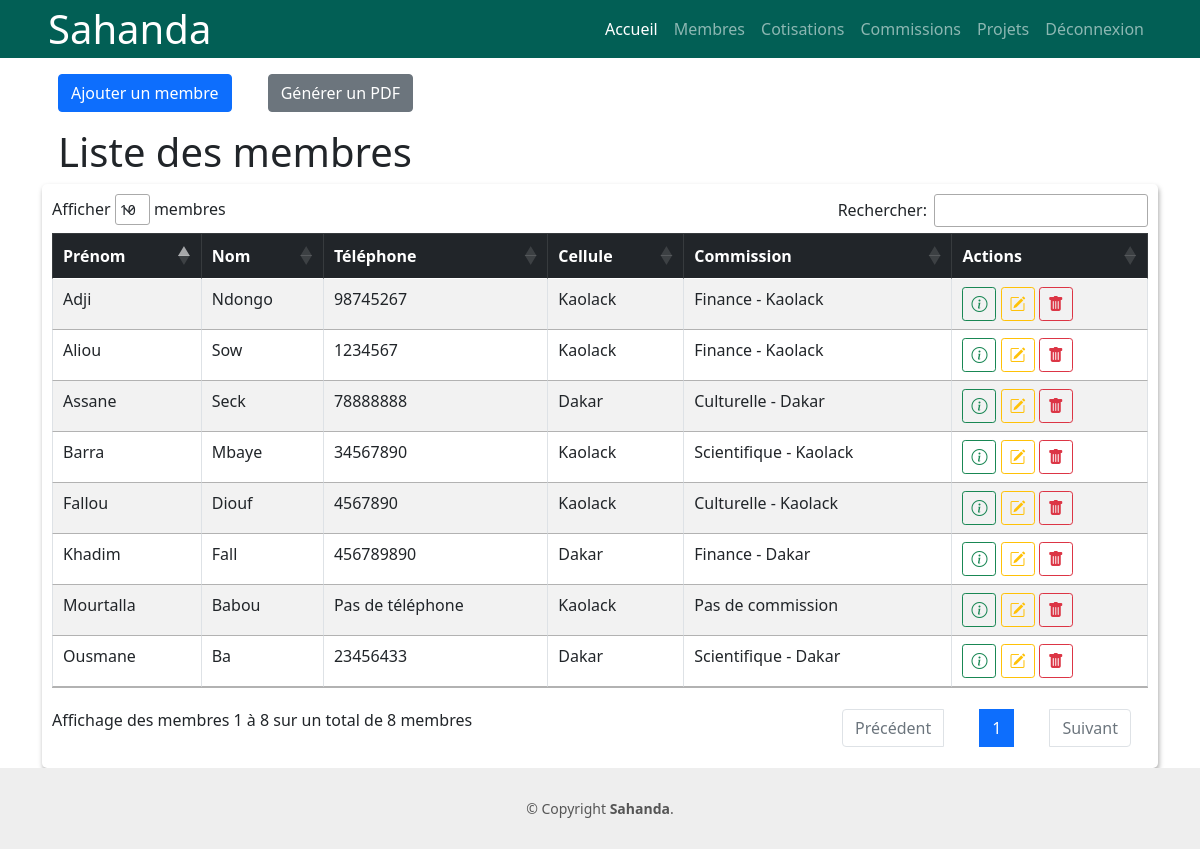
/membres/ (signed in), run on the app's committed database.
### sahanda_app/models.py (models this page shows, shortened)
class Membre(models.Model):
    nom = models.CharField(max_length=100)
    prenom = models.CharField(max_length=100)
    cellule = models.ForeignKey(Cellule, on_delete=models.CASCADE)
    telephone = models.CharField(max_length=20, null=True, blank=True)
    commission = models.ForeignKey(Commission, on_delete=models.SET_NULL, null=True, blank=True)

class Cellule(models.Model):
    nom = models.CharField(max_length=255)
    def __str__(self):
        return self.nom

class Commission(models.Model):
    nom = models.CharField(max_length=100)
    cellule = models.ForeignKey(Cellule, on_delete=models.SET_NULL, null=True, blank=True, related_name='commissions_cellule')
    responsable = models.ForeignKey('Membre', on_delete=models.SET_NULL, null=True, blank=True, related_name='commissions_responsable')
    description = models.TextField(blank=True)
    def __str__(self):
        return self.nom

### sahanda_app/views.py (the view)
# urls.py: path('membres/', MembreListView.as_view(), name='membres'),
class MembreListView(LoginRequiredMixin, ListView):
    model = Membre
    context_object_name = 'membres'
    template_name = 'membres/membre_list.html'

### templates/membres/membre_list.html
{% extends 'base.html' %}
{% load static %}
{% block content %}
  <a href="{% url 'membre_create' %}" class="btn btn-primary m-3">Ajouter un membre</a>
  <a href="{% url 'generer_pdf' %}" class="btn btn-secondary m-3">Générer un PDF</a>
  <h1 class="mx-3">Liste des membres</h1>
  <div class="data_table table-responsive">
    <table id="membre_table" class="table table-striped table-bordered">
      <thead class="table-dark">
        <tr>
          <th>Prénom</th>
          <th>Nom</th>
          <th>Téléphone</th>
          <th>Cellule</th>
          <th>Commission</th>
          <th>Actions</th>
        </tr>
      </thead>
      <tbody>
        {% for membre in membres %}
          <tr>
            <td>{{ membre.prenom }} </td>
            <td>{{ membre.nom }}</td>
            <td>{% if membre.telephone %}{{ membre.telephone }}{% else %}Pas de téléphone{% endif %}</td>
            <td>{{ membre.cellule }}</td>
            <td>{% if membre.commission %}{{ membre.commission }} - {{ membre.cellule }} {% else %}Pas de commission{% endif %}</td>
            <td>
              <a  href="{% url 'membre_detail' membre.id %}"
                  class="btn btn-outline-success btn-sm" type="button" title="Détails">
                  <i class="bi bi-info-circle" style="font-size: 1rem;"></i>
              </a>
              <a href="{% url 'membre_update' membre.id %}"
                  class="btn btn-outline-warning btn-sm" type="button" title="Modifier">
                  <i class="bi bi-pencil-square" style="font-size: 1rem;"></i>
              </a>
              <a href="{% url 'membre_delete' membre.id %}"
                class="btn btn-outline-danger btn-sm" type="button" title="Supprimer">
                    <i class="bi bi-trash-fill" style="font-size: 1rem;"></i>
              </a>
            </td>
          </tr>
        {% empty %}
          <tr>
            <td colspan="5">Aucune cotisation enregistrée.</td>
          </tr>
        {% endfor %}
      </tbody>
    </table>
  </div>
{% endblock %}

### static/css/style.css (style rules this page uses)
.data_table { background: #fff; padding: 10px; box-shadow: 1px 3px 5px #aaa; border-radius: 5px; }

### data on the page
Membre: prenom "Aliou", nom "Sow", telephone "1234567", cellule "Kaolack", commission "Finance"
Membre: prenom "Fallou", nom "Diouf", telephone "4567890", cellule "Kaolack", commission "Culturelle"
Membre: prenom "Barra", nom "Mbaye", telephone "34567890", cellule "Kaolack", commission "Scientifique"
Membre: prenom "Khadim", nom "Fall", telephone "456789890", cellule "Dakar", commission "Finance"
Membre: prenom "Adji", nom "Ndongo", telephone "98745267", cellule "Kaolack", commission "Finance"
Membre: prenom "Ousmane", nom "Ba", telephone "23456433", cellule "Dakar", commission "Scientifique"
Membre: prenom "Assane", nom "Seck", telephone "78888888", cellule "Dakar", commission "Culturelle"
Membre: prenom "Mourtalla", nom "Babou", shows "Pas de téléphone", cellule "Kaolack", shows "Pas de commission"
